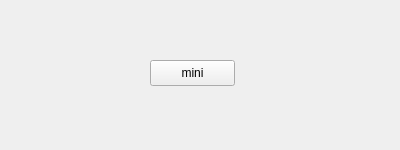
<?xml version="1.0" encoding="UTF-8"?>
<ui version="4.0">
 <class>MiniPlayer</class>
 <widget class="QWidget" name="MiniPlayer">
  <property name="geometry">
   <rect>
    <x>0</x>
    <y>0</y>
    <width>400</width>
    <height>150</height>
   </rect>
  </property>
  <property name="windowTitle">
   <string>Form</string>
  </property>
  <widget class="QPushButton" name="pushButton">
   <property name="geometry">
    <rect>
     <x>150</x>
     <y>60</y>
     <width>85</width>
     <height>26</height>
    </rect>
   </property>
   <property name="text">
    <string>mini</string>
   </property>
  </widget>
 </widget>
 <resources/>
 <connections/>
</ui>
